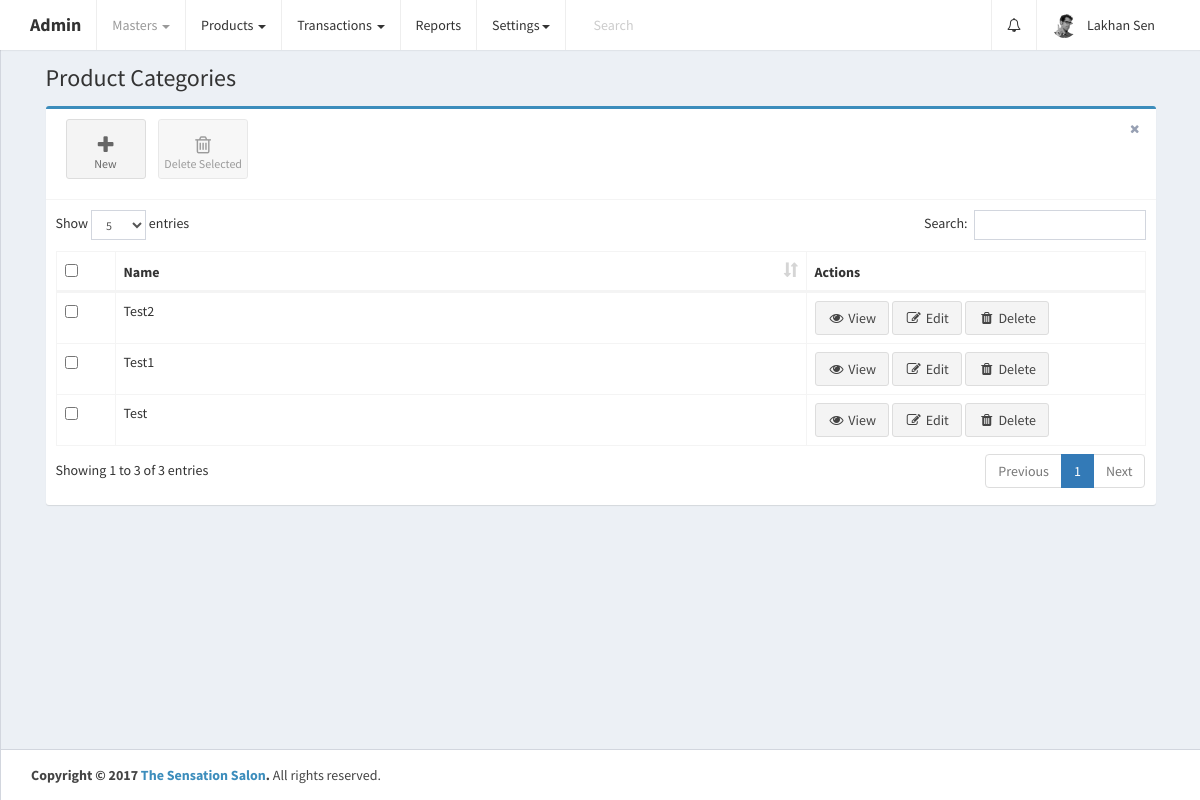
/home.php?controller=productcategory&action=getcategories (signed in), run on an earlier commit of the app's database.
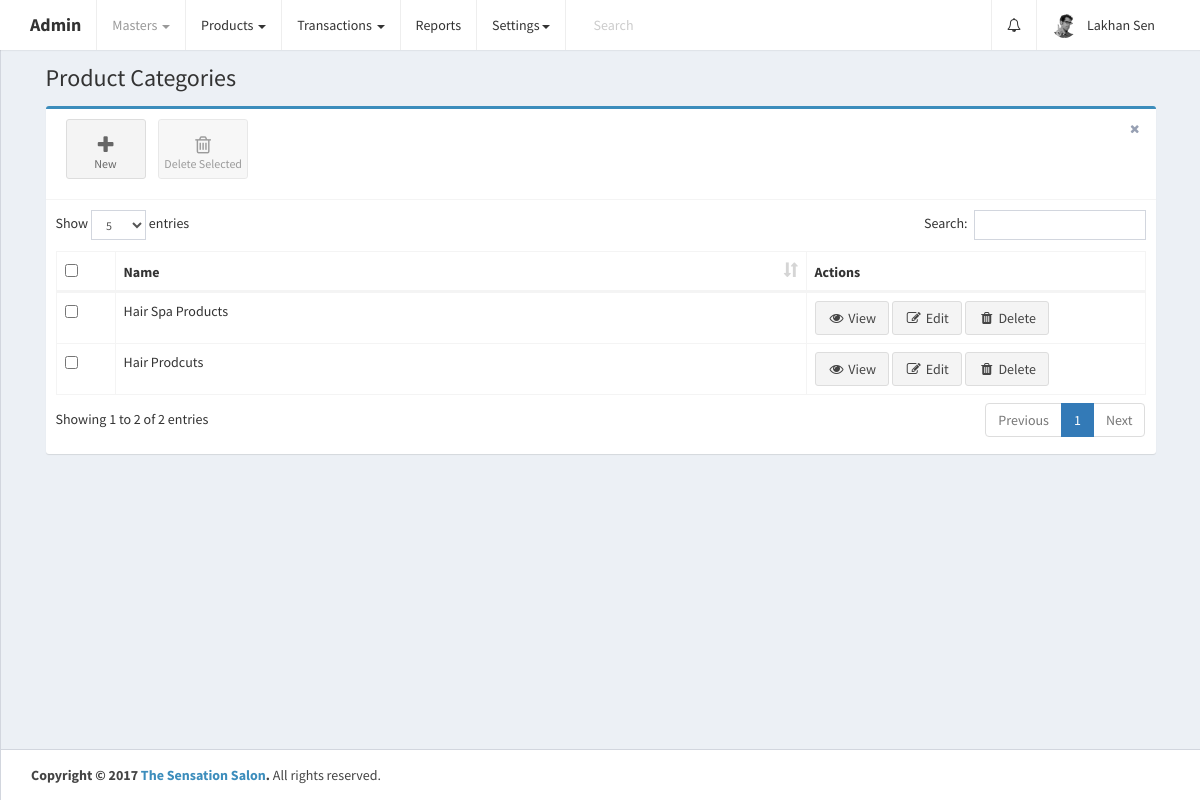
And on a later commit of the database.
### tables this page shows
CREATE TABLE `product_categories` (
  `id` int(11) UNSIGNED NOT NULL,
  `parent_id` int(11) NOT NULL,
  `name` varchar(255) NOT NULL,
  `created_at` datetime NOT NULL DEFAULT CURRENT_TIMESTAMP,
  `updated_at` datetime NOT NULL DEFAULT CURRENT_TIMESTAMP ON UPDATE CURRENT_TIMESTAMP
);

### home.php (called while the page is built, shortened)
<?php
require_once 'config/database.php';
if (isset($_GET['controller']) || isset($_GET['action'])) {
    if (isset($_GET['controller']))
        $controller = ucfirst($_GET['controller']);
    if (isset($_GET['action']))
        $action = $_GET['action'];
} else {
    $controller = 'Home';
    $action = 'index';
}
require_once 'config/routes.php';
?>

### controllers/ProductcategoryController.php (called while the page is built, shortened)
<?php
class ProductcategoryController {
    public $productcategoryobj;
    public $ex_ins_staff_members_nots;
    public function __construct() {
        require_once 'models/ProductCategory.php';
        $this->productcategoryobj = new ProductCategory();
        $this->ex_ins_staff_members_nots = array();
    }
    public function getcategories() {
        $page_header = 'Product Categories';
        $product_categories_res = $this->productcategoryobj->getcategories();
        if ($product_categories_res->num_rows > 0) {
            while ($product_category = $product_categories_res->fetch_assoc()) {
                $product_category['name'] = ucwords($product_category['name']);
                $product_categories[] = $product_category;
            }
        }
        $ex_ins_staff_members_nots = $this->ex_ins_staff_members_nots;
        require_once APP_DIR . '/views/layout.php';
    }
}
?>

### config/Database.php (called while the page is built)
<?php
class Database {
    public function connect() {
        $conn = new mysqli('localhost', 'root', '', 'thesensationbeautycentre');
        if ($conn->connect_error) {
            die("Connection failed: " . $conn->connect_error);
        } else {
            return $conn;
        }
    }
}
?>

### models/ProductCategory.php (called while the page is built, shortened)
<?php
class ProductCategory {
    public $conn;
    public function __construct() {
        $db = new Database();
        $this->conn = $db->connect();
    }
    public function getcategories() {
        $product_categories_res = $this->conn->query('SELECT * FROM product_categories ORDER BY id DESC');
        return $product_categories_res;
    }
}
?>

### views/product_categories.php (the view, shortened to what this page needs)
<link rel="stylesheet" href="public/plugins/datatables/dataTables.bootstrap.css">
<div class="row">
    <div class="col-xs-12">
        <div class="box box-primary">
            <div class="box-header with-border">
                <a class="btn btn-app" href="#add_edit_modal" data-toggle="modal">
                    <i class="fa fa-plus"></i> New
                </a>
                <button class="btn btn-app" id="delete_selected">
                    <i class="fa fa-trash-o"></i> Delete Selected
                </button>
                <div class="box-tools pull-right">
                    <button type="button" class="btn btn-box-tool" data-widget="remove"><i class="fa fa-times"></i></button>
                </div>
            </div>
            <div class="box-body">
                <div class="table-responsive">
                    <table id="product_categories_table" class="table table-bordered table-hover" role="grid" aria-describedby="product_categories_table_info">
                        <thead>
                            <tr>
                                <th data-orderable="false" width="20px">
                                    <input type="checkbox" class="select-all">
                                </th>
                                <th>Name</th>
                                <th data-orderable="false" width="300px">Actions</th>
                            </tr>
                        </thead>
                        <?php
                        if (isset($product_categories)) {
                            if (count($product_categories) > 0) {
                                ?>
                                <tbody>
                                    <?php
                                    foreach ($product_categories as $product_category) {
                                        ?>
                                        <tr id="tr_<?php echo $product_category['id']; ?>">
                                            <td><input type="checkbox" name="select_product_categories[]" data-id="<?php echo $product_category['id']; ?>"></td>
                                            <td><?php echo ucwords($product_category['name']); ?></td>
                                            <td>
                                                <a href="" class="view btn btn-default" data-id="<?php echo $product_category['id']; ?>"><i class="fa fa-fw fa-eye"></i> View</a>
                                                <a href="" class="edit btn btn-default" data-id="<?php echo $product_category['id']; ?>"><i class="fa fa-fw fa-pencil-square-o"></i> Edit</a>
                                                <a href="" class="delete btn btn-default" data-id="<?php echo $product_category['id']; ?>"><i class="fa fa-fw fa-trash"></i> Delete</a>
                                            </td>
                                        </tr>
                                        <?php
                                    }
                                    ?>
                                </tbody>
                                <?php
                            }
                        }
                        ?>
                    </table>
                </div>
            </div>
        </div>
    </div>
</div>

### config/routes.php (shortened to what this page needs)
<?php
$controllers = array(
    'Error' => ['index'],
    'Home' => ['index'],
    'Manager' => ['getManagers', 'addManager', 'getManager', 'updateManager', 'deleteManager', 'getManagersForAutoComp'],
    'Branch' => ['getBranches', 'getBranch', 'checkManager', 'addBranch'],
    'Brand' => ['getBrands', 'addBrand', 'getBrand', 'updateBrand', 'deleteBrand'],
    'Customer' => ['getCustomers', 'getCustomer', 'addCustomer', 'updateCustomer', 'deleteCutomer'],
    'Staff' => ['getstaffmembers', 'addstaff', 'getstaffmember', 'updatestaff', 'deletestaff'],
    'Accountgroup' => ['getacgroups', 'getAcGroup', 'addgroup', 'updategroup', 'deleteacgroup'],
    'Account' => ['getacs', 'getac', 'addaccount', 'updateac', 'deleteac'],
    'Productcategory' => ['getcategories', 'addcategory', 'getcategory', 'updatecategory', 'deletecategory'],
    'Product' => ['getproducts', 'getproduct', 'addproduct', 'updateproduct', 'deleteproduct'],
    'Party' => ['getall', 'add', 'update', 'get', 'deleteCutomer', 'getPartyNameByTerm'],
    'Purchasebill' => ['getbills', 'add', 'addproduct', 'updateproduct', 'deleteproduct'],
);
if (array_key_exists($controller, $controllers)) {
    if (in_array($action, $controllers[$controller])) {
        switch ($controller) {
            case 'Productcategory':
                $controller = new ProductcategoryController();
                break;
        }
        $controller->$action();
    } else {
        require_once APP_DIR . '/controllers/ErrorController.php';
        $controller = new ErrorController();
        $action = 'index';
        $controller->$action();
    }
} else {
    require_once APP_DIR . '/controllers/ErrorController.php';
    $controller = new ErrorController();
    $action = 'index';
    $controller->$action();
}
?>

### views/layout.php (shortened to what this page needs)
<!DOCTYPE html>
<html>
    <head>
        <link href="public/plugins/bootstrap/css/bootstrap.min.css" rel="stylesheet">
        <link href="public/css/font-awesome.min.css" rel="stylesheet">
        <link href="public/css/admin.min.css" rel="stylesheet">
        <link href="public/css/skin-black-light.min.css" rel="stylesheet">
    </head>
    <body class="hold-transition skin-black-light layout-top-nav">
        <div class="wrapper">
            <header class="main-header">
                <nav class="navbar navbar-static-top">
                    <div class="container">
                        <div class="navbar-header">
                            <a href="home.php" class="navbar-brand"><b>Admin</b></a>
                        </div>
                        <div class="collapse navbar-collapse pull-left" id="navbar-collapse">
                            <ul class="nav navbar-nav">
                                <li class="dropdown active">
                                    <a href="#" class="dropdown-toggle" data-toggle="dropdown">Masters <span class="caret"></span></a>
                                </li>
                                <li class="dropdown">
                                    <a href="#" class="dropdown-toggle" data-toggle="dropdown">Products <span class="caret"></span></a>
                                </li>
                                <li class="dropdown">
                                    <a href="#" class="dropdown-toggle" data-toggle="dropdown">Transactions <span class="caret"></span></a>
                                </li>
                                <li>
                                    <a href="#">Reports</a>
                                </li>
                                <li class="dropdown">
                                    <a href="#" class="dropdown-toggle" data-toggle="dropdown">Settings<span class="caret"></span></a>
                                </li>
                            </ul>
                            <form class="navbar-form navbar-left" role="search">
                                <div class="form-group">
                                    <input type="text" class="form-control" id="navbar-search-input" placeholder="Search">
                                </div>
                            </form>
                        </div>
                        <div class="navbar-custom-menu">
                            <ul class="nav navbar-nav">
                                <?php
                                if (isset($ex_ins_staff_members_nots)) {
                                    ?>
                                    <li class="dropdown notifications-menu">
                                        <a href="#" class="dropdown-toggle" data-toggle="dropdown">
                                            <i class="fa fa-bell-o"></i>
                                        </a>
                                    </li>
                                    <?php
                                }
                                ?>
                                <li class="dropdown user user-menu">
                                    <a href="#" class="dropdown-toggle" data-toggle="dropdown">
                                        <img src="public/images/user2-160x160.jpg" class="user-image" alt="User Image">
                                        <span class="hidden-xs"><?php echo ucwords($_SESSION['admin']); ?></span>
                                    </a>
                                </li>
                            </ul>
                        </div>
                    </div>
                </nav>
            </header>
            <div class="content-wrapper">
                <div class="container">
                    <section class="content-header">
                        <h1><?php echo $page_header; ?></h1>
                    </section>
                    <section class="content">
                        <?php
                        include_once APP_DIR . $view_file;
                        ?>
                    </section>
                </div>
            </div>
            <footer class="main-footer">
                <div class="container">
                    <strong>Copyright &copy; 2017 <a href="http://www.sensationsalon.in/">The Sensation Salon</a>.</strong> All rights
                    reserved.
                </div>
            </footer>
        </div>
    </body>
</html>

### views/product_categories.php (style rules this page uses)
.table-responsive { overflow-x: initial; }

What changed in the data, as far as the page shows it:
removed product_categories: name "Test2"
removed product_categories: name "Test1"
removed product_categories: name "Test"
added product_categories: name "Hair Spa Products"
added product_categories: name "Hair Prodcuts"
Also different on the page:
text written by a page script: "Show entries Search: Showing 1 to 3 of 3 entries Previous 1 Next" → "Show entries Search: Showing 1 to 2 of 2 entries Previous 1 Next"
